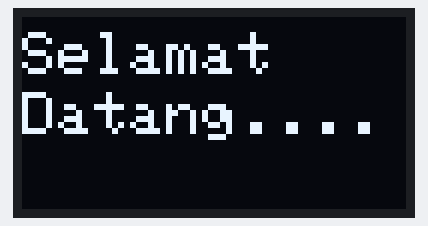
A sketch run on a simulated Arduino Uno, built with avr-gcc and run on an emulated ATmega328P. On the bench: 128×64 one-colour display.

Above: at 0.1 s.

The sketch:

sketch_wemos_oled.ino
```cpp
#include <Adafruit_GFX.h>
#include <Adafruit_SSD1306.h>
#include <Wire.h>
#define SCREEN_WIDTH 128 // OLED display width, in pixels
#define SCREEN_HEIGHT 64 // OLED display height, in pixels
#define OLED_RESET    -1 // Reset pin # (or -1 if sharing Arduino reset pin)

Adafruit_SSD1306 display(SCREEN_WIDTH, SCREEN_HEIGHT, &Wire, OLED_RESET); //Declaring the display name (display)

void setup() {
  // put your setup code here, to run once:

  display.begin(SSD1306_SWITCHCAPVCC, 0x3C); //Start the OLED display
  display.clearDisplay();
  display.display();
}

void loop() {
  // put your main code here, to run repeatedly:
  display.clearDisplay();
  display.setTextColor(WHITE);
  display.setTextSize(2);
  display.setCursor(0, 5); // (baris, kolom) (X, Y)
  display.println("Selamat");
  display.setCursor(0, 25); // (baris, kolom) (X, Y)
  display.println("Datang....");
  display.display(); // display dalam kondisi on
  delay(1000);

}
```
